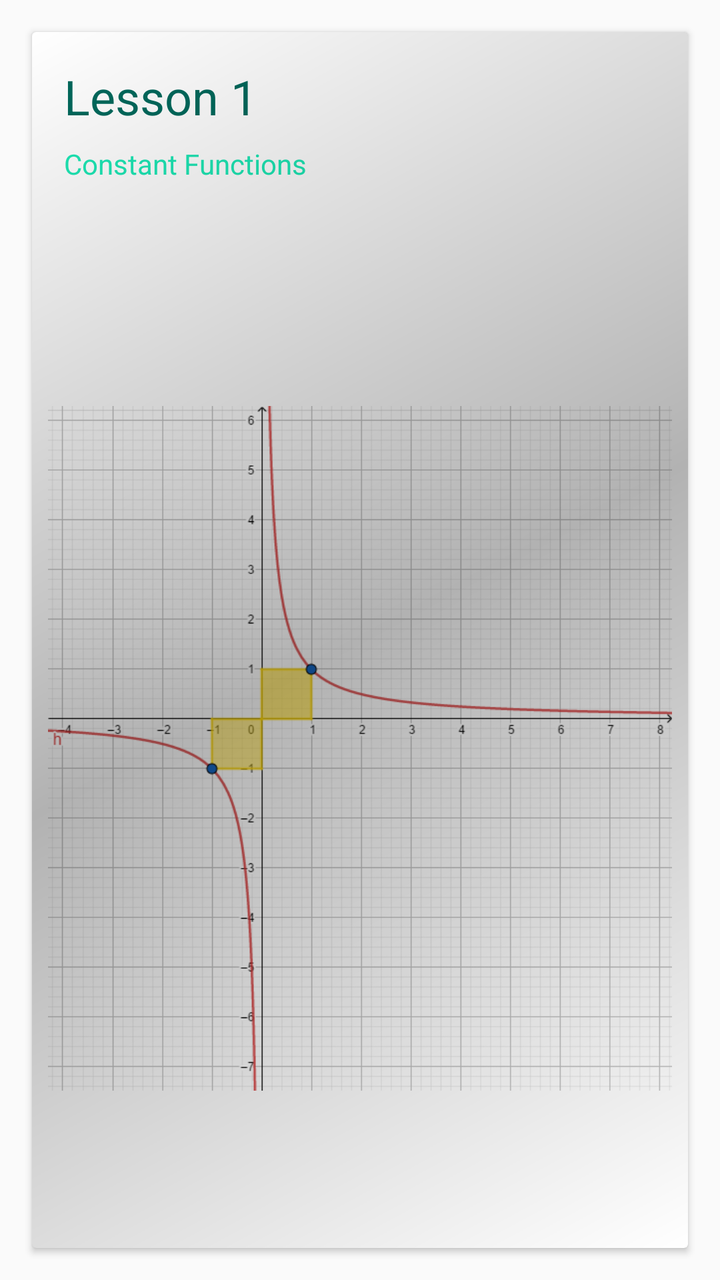
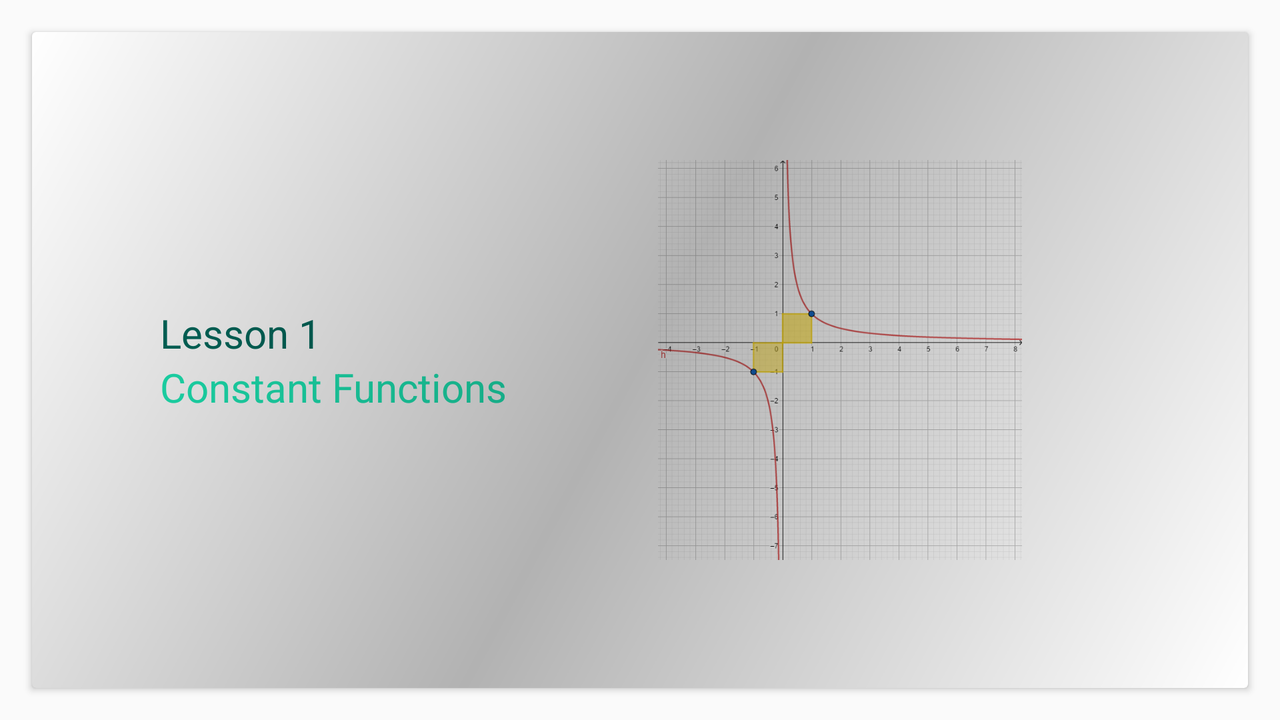

Two renders of one Android screen. The first uses the default layout on a phone; the second uses the alternative layout the repository ships for a different screen configuration, on a matching device. The two XML files are below.
<!-- AndroidManifest.xml: application theme AppTheme -->
<!-- res/layout/costum_layout.xml -->
<?xml version="1.0" encoding="utf-8"?>
<android.support.v7.widget.CardView
    xmlns:android="http://schemas.android.com/apk/res/android"
    xmlns:app="http://schemas.android.com/apk/res-auto"
    xmlns:tools="http://schemas.android.com/tools"
    android:layout_width="match_parent"
    android:layout_height="match_parent"
    android:foreground="?android:attr/selectableItemBackground"
    android:layout_margin="16dp"
    android:focusable="true">

    <LinearLayout
        android:layout_width="match_parent"
        android:layout_height="match_parent"
        android:orientation="vertical"
        android:gravity="center">

        <TextView
            android:layout_width="match_parent"
            android:layout_height="wrap_content"
            android:textColor="@color/colorPrimaryDark"
            android:text="@string/title_main"
            android:id="@+id/textview1"
            android:textSize="24sp"
            android:paddingTop="16dp"
            android:paddingLeft="16dp"/>

        <TextView
            android:layout_width="match_parent"
            android:layout_height="wrap_content"
            android:textColor="@color/colorAccent"
            android:text="@string/Subtitle_main"
            android:id="@+id/textview2"
            android:textSize="14sp"
            android:paddingTop="8dp"
            android:paddingLeft="16dp"
            android:paddingBottom="20dp"/>

        <ImageView
            android:id="@+id/image_main"
            android:layout_width="match_parent"
            android:layout_height="match_parent"
            android:paddingLeft="8dp"
            android:paddingRight="8dp"
            android:paddingBottom="12dp"
            android:paddingTop="25dp"
            android:src="@drawable/ejercicio2"
            android:gravity="center"/>

    </LinearLayout>

    <View
        android:layout_width="match_parent"
        android:layout_height="match_parent"
        android:background="@drawable/shape"/>

</android.support.v7.widget.CardView>
<!-- resources referenced by this layout -->
<resources>
  <color name="colorAccent">#1DE9B6</color>
  <color name="colorPrimaryDark">#00695C</color>
  <!-- drawable ejercicio2: png bitmap (drawable-xxxhdpi, 38307 bytes) -->
  <!-- drawable shape (drawable) -->
  <?xml version="1.0" encoding="utf-8"?>
  <shape android:shape="rectangle"
      xmlns:android="http://schemas.android.com/apk/res/android">
      
      <gradient
          android:angle="135"
          android:centerColor="#4d000000"
          android:endColor="#00000000"
          android:startColor="#00000000"
          android:type="linear" />
  </shape>
  <string name="Subtitle_main">Constant Functions</string>
  <string name="title_main">Lesson 1</string>
  <style name="AppTheme" parent="Theme.AppCompat.Light.DarkActionBar">
          
          <item name="colorPrimary">@color/colorPrimary</item>
          <item name="colorPrimaryDark">@color/colorPrimaryDark</item>
          <item name="colorAccent">@color/colorAccent</item>
      </style>
  <color name="colorPrimary">#009688</color>
</resources>
<!-- res/layout-land/costum_layout.xml (the repository's variant of the layout above) -->
<!-- drawn on the phone turned sideways -->
<?xml version="1.0" encoding="utf-8"?>
<android.support.v7.widget.CardView
    xmlns:android="http://schemas.android.com/apk/res/android"
    xmlns:app="http://schemas.android.com/apk/res-auto"
    xmlns:tools="http://schemas.android.com/tools"
    android:layout_width="match_parent"
    android:layout_height="match_parent"
    android:foreground="?android:attr/selectableItemBackground"
    android:layout_margin="16dp"
    android:elevation="@dimen/cardview_default_elevation"
    android:focusable="true">

    <LinearLayout
        android:layout_width="match_parent"
        android:layout_height="match_parent"
        android:orientation="horizontal"
        android:gravity="center">

        <LinearLayout
            android:layout_width="wrap_content"
            android:layout_height="match_parent"
            android:orientation="vertical"
            android:gravity="center">

            <TextView
                android:layout_width="200dp"
                android:layout_height="wrap_content"
                android:textColor="@color/colorPrimaryDark"
                android:text="@string/title_main"
                android:id="@+id/textview1"
                android:textSize="20sp" />

            <TextView
                android:id="@+id/textview2"
                android:layout_width="200dp"
                android:layout_height="wrap_content"
                android:text="@string/Subtitle_main"
                android:textColor="@color/colorAccent"
                android:textSize="20sp" />
        </LinearLayout>

            <ImageView
                android:id="@+id/image_main"
                android:layout_width="280dp"
                android:layout_height="200dp"
                android:src="@drawable/ejercicio2"
                android:layout_gravity="center"/>

    </LinearLayout>

    <View
        android:layout_width="match_parent"
        android:layout_height="match_parent"
        android:background="@drawable/shape"/>

</android.support.v7.widget.CardView>
